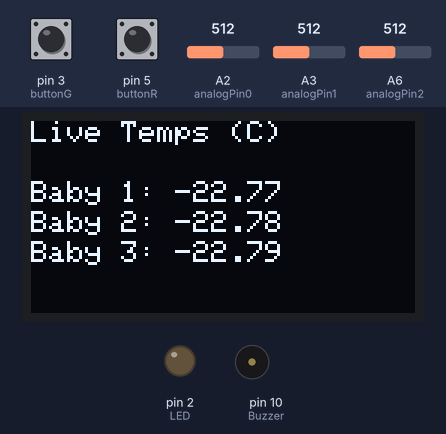
Bench run of a sketch on a simulated Arduino Nano, built with avr-gcc and run on an emulated ATmega328P. On the bench: 128×64 one-colour display, output pins drawn as LEDs (lit = HIGH), buzzer (waves = sounding, pin HIGH). The inputs (shaded band) are chosen by the test bench; at power-on: A2 (analogPin0) = 512, pin 3 (buttonG) LOW, pin 5 (buttonR) LOW, A3 (analogPin1) = 512, A6 (analogPin2) = 512. What the sketch prints to the serial monitor is not drawn.

Above: at 2.8 s.
2.9 s: A2 (analogPin0) set to 489
At 6.8 s:
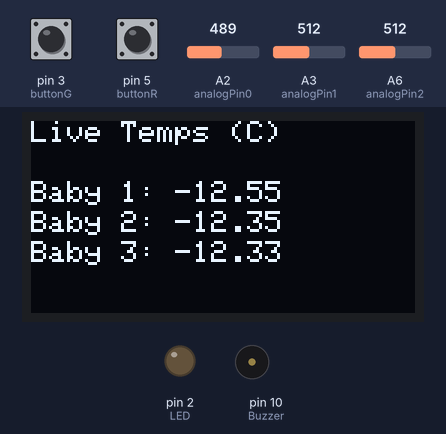
9.1 s: A2 (analogPin0) set to 463
14.9 s: pin 3 (buttonG) pulled HIGH for 2.4 s
23.2 s: pin 5 (buttonR) pulled HIGH for 2.4 s
At 24.9 s:
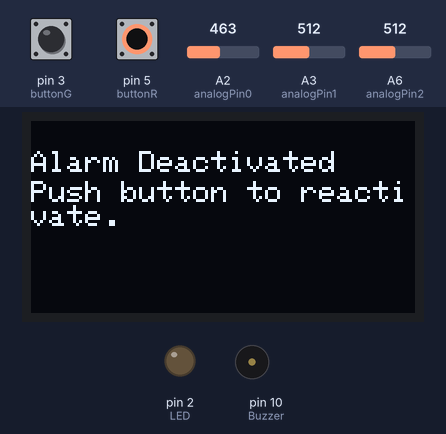
27.1 s: pin 5 (buttonR) pulled HIGH for 2.4 s
At 30.5 s:
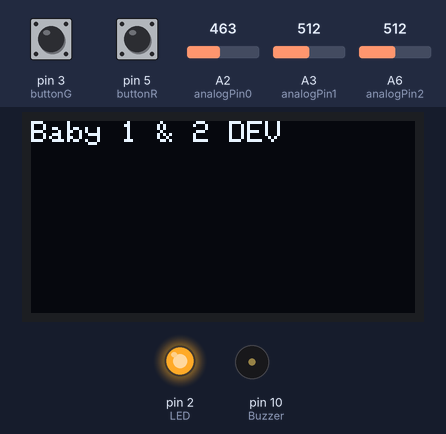
31.5 s: A2 (analogPin0) set to 900
At 35.7 s:
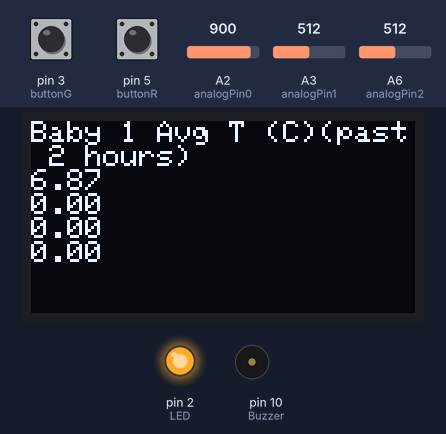
Timing chart, 0 to 37.2 s (numbered marks = the images above; inputs shaded):
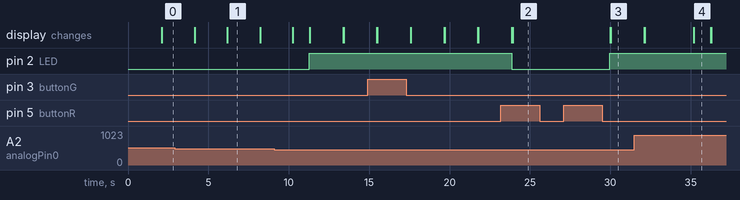

The sketch:

NICU_CODE.ino
```cpp
// importing libraries OLED libraries
#include <Adafruit_SSD1306.h>
#include <splash.h>
#include <SPI.h>
#include <Wire.h>
#include <Adafruit_GFX.h>

// defining OLED specifications
#define SCREEN_WIDTH 128
#define SCREEN_HEIGHT 64
#define OLED_RESET 4
Adafruit_SSD1306 display(SCREEN_WIDTH, SCREEN_HEIGHT, &Wire, OLED_RESET);

// long term plan: non-volatile storage with reset button

// Define the number of samples to keep track of. The higher the number, the
// more the readings will be smoothed, but the slower the output will respond to
// the input. Using a constant rather than a normal variable lets us use this
// value to determine the size of the readings array.

//initiate variables that will hold the temperature readings
float temp[3];

//initiate arrays that will hold the incoming temperature values for the last two hours for each sensor
float tempArray[3][120];
int c = 0; // counter for shuffling items in tempArray

#define numReadings 10 // number of readings smoothed
#define threshAnalog 400 // threshold of analog reading to make sure only reasonable data values are stored

//initiate three temperature probe sensors
#define analogPin0 A2 // black
#define analogPin1 A3 // red
#define analogPin2 A6 // orange
int analogPins[3] = {A2, A3, A6};

float analogReadings[3][numReadings]; // what the analog pins are reading in; floats are fine bc we use the readings in math later

// temperature calibration curves for each probe (0, 1, 2) in the form (y = mx + b); easily adjusted for new calibrations
// calibrated on breadboard
#define m0 0.1021
#define b0 -27.994
#define m1 0.1019
#define b1 -27.999
#define m2 0.1021
#define b2 -28.016

// calibrated on PCB
//#define m0 0.0251
//#define b0 41.213
//#define m1 0.0251
//#define b1 41.217
//#define m2 0.0248
//#define b2 41.228
float m[3] = {m0, m1, m2};
float b[3] = {b0, b1, b2};

int readIndex[3] = {0, 0, 0}; // index of the current reading
float total[3] = {0.0, 0.0, 0.0}; // running total
float average[3] = {0.0, 0.0, 0.0}; // average of analog readings

// variables for averaging temp in 30 min intervals
float sum[3][4];
float averageT[3][4];
#define numReadings2 30

//initiation of variables for LED, buttons, and buzzer
#define LED 2
#define buttonR 5 // turn alarm off (red button)
#define Buzzer 10

// using interrupts
#define buttonG 3 // toggle between 2 display modes (black button)
int BP = 1; // button press counter (corresponds to screens 1-4)

// alarm stuff
bool snooze = false; // has someone attempted to turn alarm off?
int alarmBP = 0; // button press counter for alarm snoozing

void setup() {
  if (!display.begin(SSD1306_SWITCHCAPVCC, 0x3C)){ // check initialization of OLED
  Serial.println("SSD1306 allocation failed");
    for (;;);
    }

  // set up OLED display
  display.clearDisplay();
  display.setTextSize(1.75);
  display.setTextColor(SSD1306_WHITE);
  display.setCursor(0,0);

  Serial.begin(9600);

  // initiating analog pins for temp probes
  pinMode(analogPin0, INPUT);
  pinMode(analogPin1, INPUT);
  pinMode(analogPin2, INPUT);

  // initiate pinMode for LED, buttons, and buzzers
  pinMode(LED,OUTPUT);
  pinMode(buttonR,INPUT);
  pinMode(Buzzer,OUTPUT);

  attachInterrupt(digitalPinToInterrupt(3),buttonPressed1,RISING);
}

void loop() {

  // sense temperature
  tempSense(0);
  tempSense(1);
  tempSense(2);

  // calculate temperature running average
  tempAvgCalc(0);
  tempAvgCalc(1);
  tempAvgCalc(2);

  if(BP == 1){ // display default screen
   dispDefault();
   attachInterrupt(digitalPinToInterrupt(buttonG),buttonPressed1,RISING);
  }

  else if(BP == 2){ // display baby 1 temps
   disp2();
   attachInterrupt(digitalPinToInterrupt(buttonG),buttonPressed1,RISING);
  }

  else if(BP == 3){ // display baby 2 temps
   disp3();
   attachInterrupt(digitalPinToInterrupt(buttonG),buttonPressed1,RISING);
  }

  else if(BP == 4){ // display baby 3 temps
   disp4();
   attachInterrupt(digitalPinToInterrupt(buttonG),buttonPressed1,RISING);
  }

  if (snooze == false){
    alarmSys(); // activate alarm system
  }

  snoozeFn(); // turn off alarm

  delay(1000);
}

//////////////////////////////////////////////////////////////////////// FUNCTIONS ////////////////////////////////////////////////////////////////////////

void tempSense(int k){ // where k is the probe number
//  Serial.println(k);

  // smoothing analog input readings with running average //
  // subtract the last reading:
  total[k] = total[k] - analogReadings[k][readIndex[k]];

  // read from the temp sensor:
  analogReadings[k][readIndex[k]] = float(analogRead(analogPins[k]));
//  Serial.println(analogReadings[k][readIndex[k]]);

  // add the analog reading to running total:
  total[k] = total[k] + analogReadings[k][readIndex[k]];
//  Serial.print("Total ");
//  Serial.println(total[k]);

  // advance to the next position in the temp data storing array:
  readIndex[k] = readIndex[k] + 1;
//  Serial.print("Read Index ");
//  Serial.println(readIndex[k]);

  // if we're at the end of the array... loop back to beginning
  if (readIndex[k] == (numReadings-1)){
    readIndex[k] = 0;
  }

  average[k] = total[k] / float(numReadings); // take average of latest 10 analog readings
//  Serial.print(k);
//  Serial.println(" ANALOG: ");
//  Serial.println(average[k]);

  temp[k] = (m[k] * average[k]) + b[k]; // convert analog reading into temp in C
  Serial.print(k);
  Serial.println(" AVG TEMP ");
  Serial.println(temp[k]);

  // storing newest temp values at front of tempArray and shuffling older values to back
  for(int i = c; i >= 0; i--){
    if(average[k] > 40){
//      Serial.print("I am BIG");
      tempArray[k][i+1] = tempArray[k][i];
    }
  }

  tempArray[k][0] = temp[k]; // putting latest temp val at beginning of array

//  Serial.print("TEMP ARRAY BABY ");
//  Serial.println(k+1);
//  for (int i = 0; i <= 5; i++){
//    Serial.print(i);
//    Serial.print("     ");
//    Serial.println(tempArray[k][i]);
//  }

  c = c + 1; // counter for shuffling array values
//  Serial.println(c);

  if(c == 119){ // reset counter bc we only care about the most recent 120 values
    c = 0;
//    Serial.print("120 VALS BBY: ");
//    for (int i = 0; i <= 119; i++){
//      Serial.print(i);
//      Serial.print("     ");
//      Serial.println(tempArray[k][i]);
//    }
  }
}

void avgCalc(int k, int low, int high, int col){ // k = probe #, low = lower bound, high = upper bound, col = first, second, third, fourth interval avg
  sum[k][col] = 0;
  for(int i = low; i <= high; i++){
    sum[k][col] = sum[k][col] + tempArray[k][i-1];
  }
}

void tempAvgCalc(int k){
  // currently averaging temperatures every minute
  avgCalc(k, 1, 30, 0);
  avgCalc(k, 31, 60, 1);
  avgCalc(k, 61, 90, 2);
  avgCalc(k, 91, 120, 3);

//  Serial.print("Baby ");
//  Serial.println(k+1);

  averageT[k][0] = sum[k][0] / float(10);
//  Serial.print("Avg1: ");
//  Serial.println(averageT[k][0]);

  averageT[k][1] = sum[k][1] / float(10);
//  Serial.print("Avg2: ");
//  Serial.println(averageT[k][1]);

  averageT[k][2] = sum[k][2] / float(10);
//  Serial.print("Avg3: ");
//  Serial.println(averageT[k][2]);

  averageT[k][3] = sum[k][3] / float(10);
//  Serial.print("Avg4: ");
//  Serial.println(averageT[k][3]);
}

void buttonPressed1()           //ISR function excutes when push button at pinD3 is pressed
{
   ++BP;
   if(BP == 5){ // reset to default screen
    BP = 1;
   }

   Serial.print("BUTTON PUSHED -- SCREEN: ");
   Serial.println(BP);
   detachInterrupt(digitalPinToInterrupt(buttonG));
}

void dispDefault(){ // default screen
    display.display();
    display.clearDisplay();
    display.setCursor(0,0);
    display.println("Live Temps (C)");

    display.setCursor(0,20);
    display.print("Baby 1: ");
    display.println(temp[0]);
    display.setCursor(0,30);
    display.print("Baby 2: ");
    display.println(temp[1]);
    display.setCursor(0,40);
    display.print("Baby 3: ");
    display.println(temp[2]);
    delay(1000);

//    Serial.println("Screen 1");
}

void disp2(){ // baby 1
    display.display();
    display.clearDisplay();
    display.setCursor(0,0);
    display.print("Baby 1 Avg T (C)");
    display.println("(past 2 hours)");

    for (int i = 0; i < 4; i++) {
      display.println(averageT[0][i]);
      Serial.println(averageT[0][i]);
    }

    Serial.println("Screen 2");
    delay(1000);
}

void disp3(){ // baby 2
    display.display();
    display.clearDisplay();
    display.setCursor(0,0);
    display.print("Baby 2 Avg T (C)");
    display.println("(past 2 hours)");

    for (int i = 0; i < 4; i++) {
      display.println(averageT[1][i]);
      Serial.println(averageT[1][i]);
    }

    Serial.println("Screen 3");
    delay(1000);
}

void disp4(){ // baby 3
    display.display();
    display.clearDisplay();
    display.setCursor(0,0);
    display.print("Baby 3 Avg T (C)");
    display.println("(past 2 hours)");

    for (int i = 0; i < 4; i++) {
      display.println(averageT[2][i]);
      Serial.println(averageT[2][i]);
    }

    Serial.println("Screen 4");
    delay(1000);
}

void alarmSys(){ // alarm system code
  // ring alarm if there is greater than a 0.7 difference between any of the baby temperatures and turn LED on
  if(abs(temp[0] - temp[1]) >= 0.7 || abs(temp[0] - temp[2]) >= 0.7 || abs(temp[1] - temp[2]) >= 0.7) {
//    tone(Buzzer,1000);
    digitalWrite(LED,HIGH);

    if(abs(temp[0] - temp[1]) >= 0.7) {
      display.display();
      display.clearDisplay();
      display.setCursor(0,0);

      display.print("Baby 1 & 2 DEV");
      display.display();
    }
    else if(abs(temp[0] - temp[2]) >= 0.7) {
      display.display();
      display.clearDisplay();
      display.setCursor(0,10);

      display.print("Baby 1 & 3 DEV");
      display.display();
    }
    else if(abs(temp[1] - temp[2]) >= 0.7) {
      display.display();
      display.clearDisplay();
      display.setCursor(0,20);

      display.print("Baby 2 & 3 DEV");
      display.display();
    }
  }

//  // CHANGE FOR DEMO
//  if((16 >= temp[0] || temp [0] >= 20) || (16 >= temp[1] || temp [1] >= 20) || (16 >= temp[2] || temp [2] >= 20)) {
////    tone(Buzzer,2000);
//    digitalWrite(LED,HIGH);
//
//    display.display();
//    display.clearDisplay();
//
//    //how do we stop reading temperature at this point and restart if this is not the case
//    if(16 >= temp[0] || temp [0] >= 20) {
//      display.setCursor(0,0);
//
//      display.print("Baby 1 OOR: ");
//      display.println(temp[0]);
//      display.display();
//
//      Serial.print("Baby 1 OOR: ");
//      Serial.println(temp[0]);
//    }
//    if(16 >= temp[1] || temp [1] >= 20) {
////      display.display();
////      display.clearDisplay();
//      display.setCursor(0,10);
//
//      display.print("Baby 2 OOR: ");
//      display.println(temp[1]);
//      display.display();
//
//      Serial.print("Baby 2 OOR: ");
//      Serial.println(temp[1]);
//    }
//    if(16 >= temp[2] || temp [2] >= 20) {
////      display.display();
////      display.clearDisplay();
//      display.setCursor(0,20);
//
//      display.print("Baby 3 OOR: ");
//      display.println(temp[2]);
//      display.display();
//
//      Serial.print("Baby 3 OOR: ");
//      Serial.println(temp[2]);
//    }
//  }
}

void snoozeFn(){
  //turn off alarms by pressing buttonR
  if((digitalRead(buttonR) == HIGH)){
    snooze = true;
    alarmBP = 1; // alarm has been snoozed once / button has been pressed once
    Serial.println("snooze 1");
  }

  while(alarmBP == 1){ // freeze on this screen until nurses make adjustments; once babies have been treated, then when the alarm system reactivates, the alarm shouldn't go off
    digitalWrite(LED,LOW);
    noTone(Buzzer);

    display.display();
    display.clearDisplay();
    display.setCursor(0,10);

    display.print("Alarm Deactivated");

    display.setCursor(0,20);
    display.print("Push button to reactivate.");
    display.display();

    Serial.println("ALARM SNOOZED; PUSH BUTTON AGAIN TO REACTIVATE");

    delay(4000);

    if(digitalRead(buttonR) == HIGH){ // reactivate alarm system
      alarmBP = 0;
      snooze = false;
      Serial.print("snooze 2");
    }
  }
}
```

Measured:
- after the input at 23.2 s, pin 2 (LED): HIGH → LOW after 0.68 s; the display: first differs from a run without the input after 0.74 s (image 2)
- after the input at 27.1 s, pin 2 (LED): LOW → HIGH after 2.9 s; the display: first changes after 2.9 s (image 3 shows a later state)
- what the display in image 1 shows lasts 2.0 s, from 6.2 s to 8.2 s
